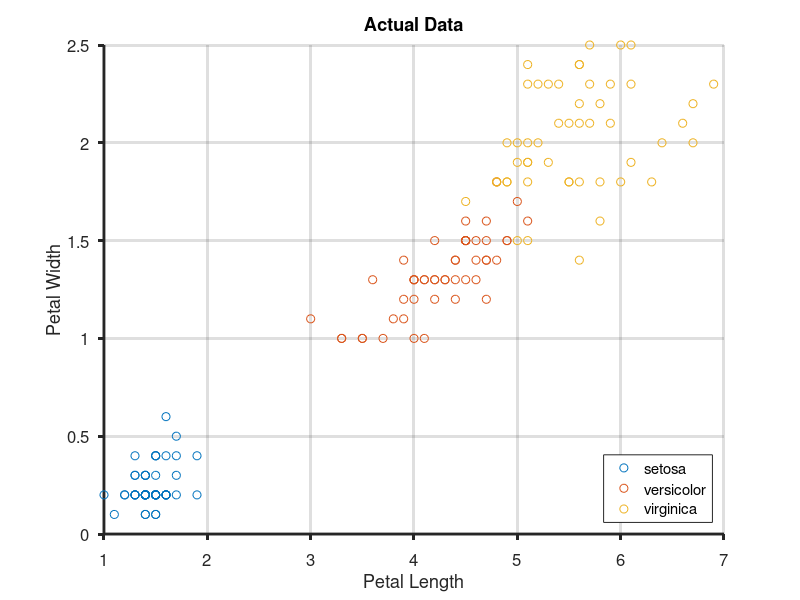

MATLAB code for this plot: (Note: this script raises an error after producing the figure.)
clear;clc;close all

% Load in the Fisher Iris Data
% Fisher's iris data set contains species (species) and 
% measurements (meas) on sepal length, sepal width, petal length, 
% and petal width for 150 iris specimens. The data set contains 50 
% specimens from each of three species: setosa, versicolor, and 
% virginica.

load fisheriris
x = meas(:,1:4);

% Plot the input data using gscatter.
% Use only the last two columns makes it easier to plot.
% Label the X & Y axes appropriately, add a Legend,
% add grid lines, save the data to a color encapsulated 
% postscript file called IrisData.eps

gscatter(x(:,3),x(:,4),species)
legend('Location','southeast')
grid on
title('Actual Data','FontSize',30)
xlabel('Petal Length','FontSize',20)
ylabel('Petal Width','FontSize',20)
set(gca,'TickDir','out'); set(gca,'LineWidth',2);set(gca,'FontSize',12);
print('-depsc2','IrisData.eps');


% Create a Self-Organizing Map with 3 classes to classify the irises
% First, set up an SOM called net with 3 classes

net = selforgmap([3 1]);


% Train the SOM

[net,tr] = train(net,x');

% Use the Network to classify each record 

icluster_som = vec2ind(net(x'))';

% Plot the results
% save the data to a color encapsulated 
% postscript file called SOM.eps

figure
gscatter(x(:,3),x(:,4),icluster_som)
legend('Location','southeast');grid on
title('SOM Classes','FontSize',30)
xlabel('Petal Length','FontSize',20)
ylabel('Petal Width','FontSize',20)
set(gca,'TickDir','out'); set(gca,'LineWidth',2);set(gca,'FontSize',12); 
print('-depsc2','SOM.eps');
